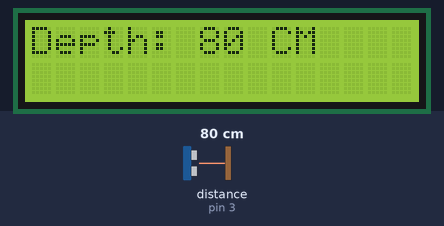
Recording of a sketch running on a simulated Arduino Uno, built with avr-gcc and run on an emulated ATmega328P. Parts: 16×2 character LCD. Inputs (shaded band) come from the test bench; at power-on: distance to the obstacle (sensor on pin 3) 80 cm. The echo pulse lasts 58.3 µs per cm; what the sketch prints to the serial monitor is not drawn.

Above: at 3.2 s.
3.3 s: distance to the obstacle (sensor on pin 3) set to 2 cm
At 4.7 s:
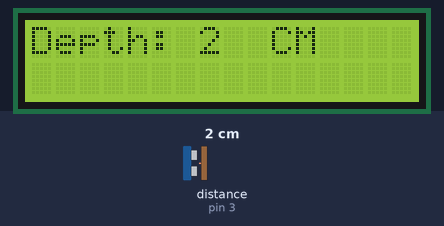
5.1 s: distance to the obstacle (sensor on pin 3) set to 4 cm
At 6.4 s:
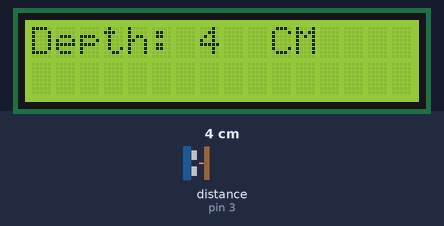
6.7 s: distance to the obstacle (sensor on pin 3) set to 9 cm
At 8.1 s:
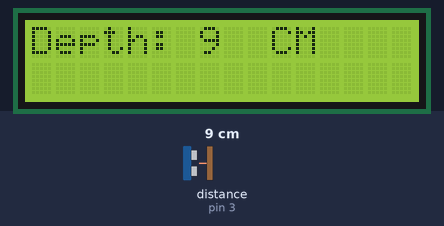
Timing chart, 0 to 9.7 s (numbered marks = the images above; inputs shaded):
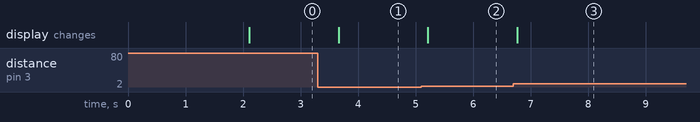

The sketch:

HC_SR04.ino
```cpp
#include <Ultrasonic.h>
#include <LiquidCrystal_PCF8574.h> // 這是 LCD 顯示螢幕的H檔
LiquidCrystal_PCF8574 lcd(0x27); // 設定 LCD 螢幕的位址
Ultrasonic ultrasonic(2, 3); // 設定超聲波的 pin 角 (Trig 12, Echo 13)
int distance; // 宣告來存放讀取到的訊息
void setup() {
  Serial.begin(9600);
  // 以下都是關於 LCD 的設定
  lcd.begin(16, 2); // 初始化LCD
  lcd.setBacklight(255);
  lcd.clear();
  lcd.setCursor(0, 0);  //設定游標位置 (字,行)
  lcd.print("This is depth sensor");
  delay(2000);
}

void loop() {
  // 定義 distance 用來讀取超聲波的數值，函數裡面不放參數數值單位就是公分
  distance = ultrasonic.read(); // 不加參數就是 CM, INC 英吋
  Serial.print("Distance in CM: ");
  Serial.println(distance);
  // 以下都是 LCD 顯示時的設定
  lcd.clear();
  lcd.setCursor(0, 0);  //設定游標位置 (字,行)
  lcd.print("Depth:");
  lcd.setCursor(7, 0);
  lcd.print(distance);
  lcd.setCursor(9,0);
  lcd.print(" CM");
  delay(500);
}
```

Measured:
- after the input at 3.3 s, the display: changes after 0.37 s (image 1)
- after the input at 5.1 s, the display: changes after 0.11 s (image 2)
- after the input at 6.7 s, the display: changes after 0.06 s (image 3)
